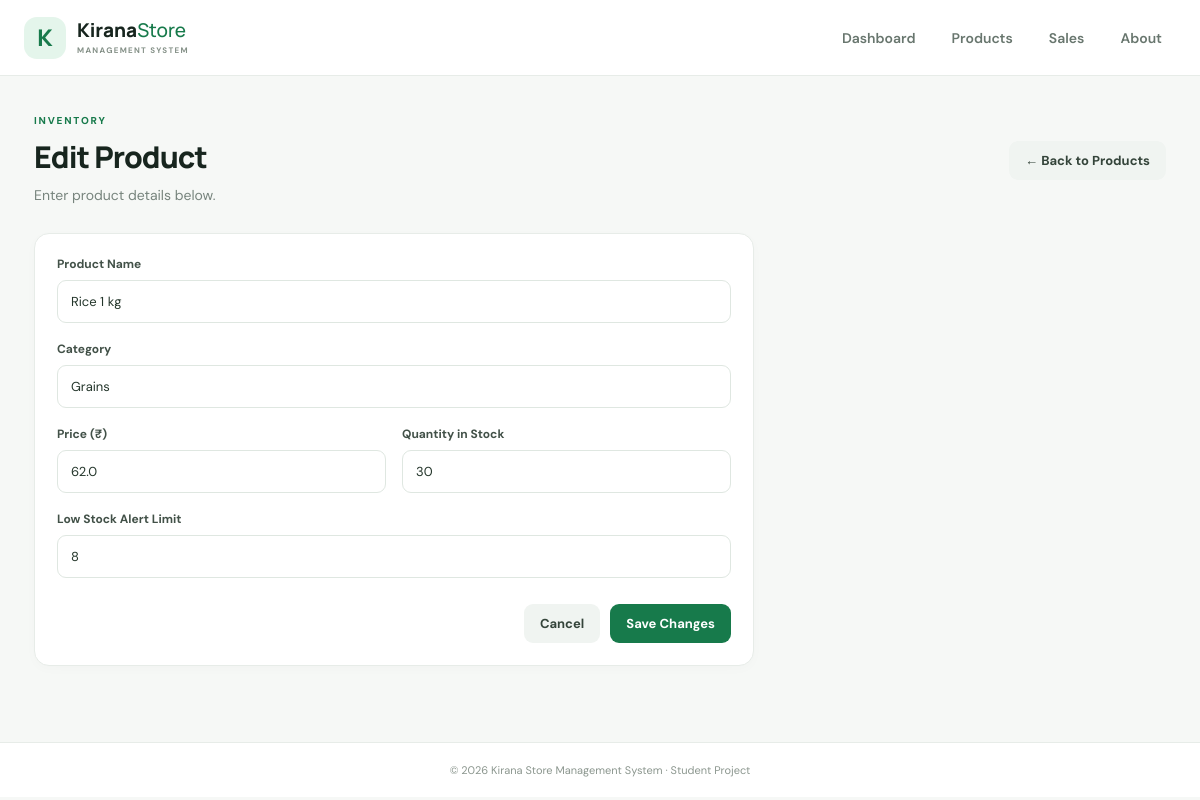
/products/1/edit, run on the app's committed database.
### tables this page shows
CREATE TABLE products (
            id INTEGER PRIMARY KEY AUTOINCREMENT,
            name TEXT NOT NULL,
            category TEXT NOT NULL DEFAULT 'General',
            price REAL NOT NULL CHECK(price >= 0),
            quantity INTEGER NOT NULL DEFAULT 0 CHECK(quantity >= 0),
            low_stock_limit INTEGER NOT NULL DEFAULT 5 CHECK(low_stock_limit >= 0),
            updated_at TEXT NOT NULL DEFAULT CURRENT_TIMESTAMP
        );

### app.py (the view, shortened to what this page needs)
@app.route("/products/<int:product_id>/edit", methods=["GET", "POST"])
def edit_product(product_id):
    with db() as conn:
        product = conn.execute("SELECT * FROM products WHERE id=?", (product_id,)).fetchone()
    if product is None:
        flash("Product not found.", "error")
        return redirect(url_for("products"))
    return render_template("product_form.html", product=product)

### app.py (called while the page is built)
def db():
    conn = sqlite3.connect(DB_PATH)
    conn.row_factory = sqlite3.Row
    conn.execute("PRAGMA foreign_keys = ON")
    return conn

### templates/product_form.html (shortened to what this page needs)
{% extends "base.html" %}
{% block content %}
<div class="page-heading"><div><p class="eyebrow">INVENTORY</p><h1>{{ 'Edit Product' if product else 'Add New Product' }}</h1><p class="muted">Enter product details below.</p></div><a class="btn light" href="{{ url_for('products') }}">← Back to Products</a></div>
<section class="panel form-panel"><form method="post" class="product-form">
<label>Product Name<input name="name" required maxlength="100" value="{{ product.name if product else '' }}" placeholder="e.g. Toor Dal 1 kg"></label>
<label>Category<input name="category" maxlength="60" value="{{ product.category if product else '' }}" placeholder="e.g. Grains, Snacks, Oil"></label>
<div class="form-row"><label>Price (₹)<input type="number" name="price" required min="0" step="0.01" value="{{ product.price if product else '' }}" placeholder="0.00"></label><label>Quantity in Stock<input type="number" name="quantity" required min="0" step="1" value="{{ product.quantity if product else '0' }}" placeholder="0"></label></div>
<label>Low Stock Alert Limit<input type="number" name="low_stock_limit" required min="0" step="1" value="{{ product.low_stock_limit if product else '5' }}"></label>
<div class="form-actions"><a class="btn light" href="{{ url_for('products') }}">Cancel</a><button class="btn primary" type="submit">{{ 'Save Changes' if product else 'Add Product' }}</button></div>
</form></section>
{% endblock %}

### static/style.css (style rules this page uses)
:root { --ink:#17251e;--muted:#77847d;--green:#177a4b;--green-dark:#11633c;--line:#e7ece8;--bg:#f6f8f6;--white:#fff }
* { box-sizing:border-box }
body { margin:0;background:var(--bg);color:var(--ink);font-family:'DM Sans',sans-serif;font-size:14px }
.page-heading { display:flex;justify-content:space-between;align-items:center;gap:20px;margin-bottom:27px }
.eyebrow { font-size:10px;letter-spacing:1.8px;font-weight:800;color:var(--green);margin:0 0 9px }
.page-heading h1 { font:800 30px Manrope,sans-serif;letter-spacing:-.9px;margin:0 0 7px }
.muted { color:var(--muted);margin:0;line-height:1.6 }
.btn { display:inline-flex;align-items:center;justify-content:center;gap:6px;border:0;border-radius:9px;padding:11px 16px;text-decoration:none;font:700 13px 'DM Sans',sans-serif;cursor:pointer;white-space:nowrap }
.primary { background:var(--green);color:#fff }
.light { background:#f0f4f1;color:#34443a }
.stat,.panel,.quick-actions { background:#fff;border:1px solid var(--line);border-radius:15px;box-shadow:0 3px 12px #24382b05 }
.panel { padding:22px;margin-bottom:20px;min-width:0 }
input,select { width:100%;padding:12px 13px;border:1px solid #dfe7e1;border-radius:9px;font:13px 'DM Sans',sans-serif;color:#24362b;background:#fff;outline:none }
.form-panel { max-width:720px }
.product-form { display:flex;flex-direction:column;gap:18px }
.product-form label,.sale-form label { display:flex;flex-direction:column;gap:8px;font-weight:700;font-size:12px;color:#425148 }
.form-row { display:grid;grid-template-columns:1fr 1fr;gap:16px }
.form-actions { display:flex;justify-content:flex-end;gap:10px;margin-top:8px }

### data on the page
products: name "Rice 1 kg", category "Grains", price "62.0", quantity "30", low_stock_limit "8"

### other printed values
{{ 'Edit Product' if product else 'Add New Product' }} "Edit Product"
{{ 'Save Changes' if product else 'Add Product' }} "Save Changes"
